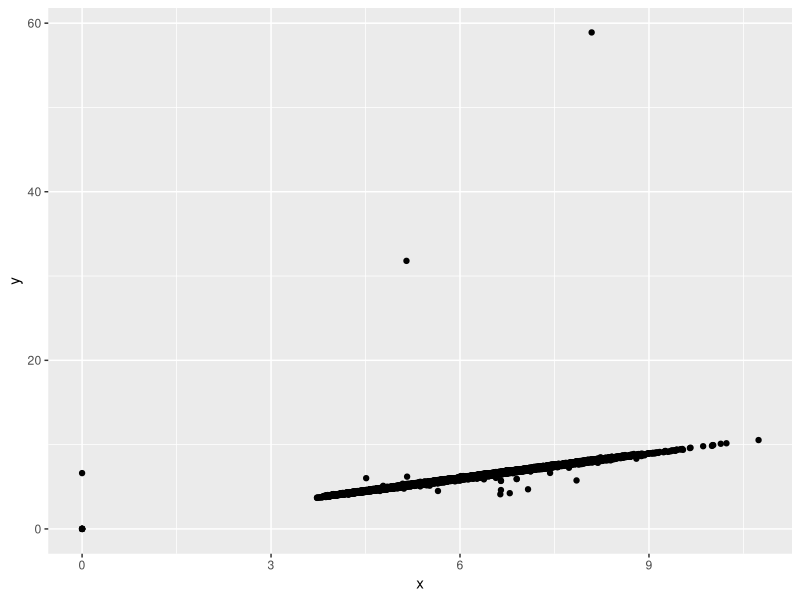
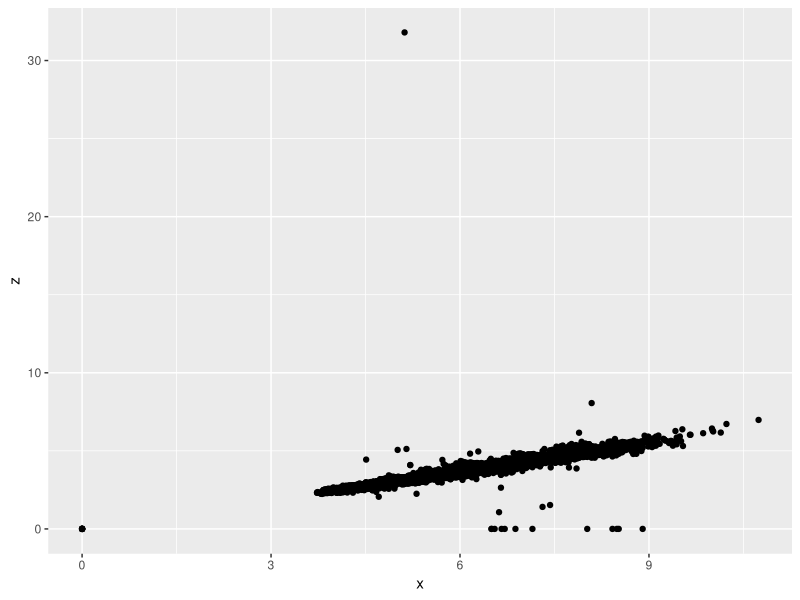

Reproduce these figures in R, in order.
## ---- chunk 1
knitr::opts_chunk$set(echo = TRUE)
library(tidyverse)
## ---- chunk 2
diamond_project <- diamonds %>% 
  group_by(cut) %>% 
  count()
diamond_project
## ---- chunk 3
diamond_subset <- diamonds %>% 
  slice_sample(prop=0.01)
## ---- chunk 4
diamond_question_3 <- diamonds %>% 
  group_by(clarity) %>% 
  slice_max(order_by=carat, n=100, with_ties = FALSE) %>% 
  summarise(mean_size=mean(carat))
diamond_question_3
## ---- chunk 5
diamond_plots_1 <- ggplot(data=diamonds,mapping=aes(x=x, y=y))+
  geom_point()
diamond_plots_1
diamond_plot_2 <- ggplot(data=diamonds,mapping=aes(x=x, y=z))+
  geom_point()
diamond_plot_2
## ---- chunk 6
diamond_filter_1 <- diamonds %>% 
  filter(x>=3) %>% 
  filter(y>1 & y<20) %>% 
  filter(z>1 & z<10)
diamond_filter_1
